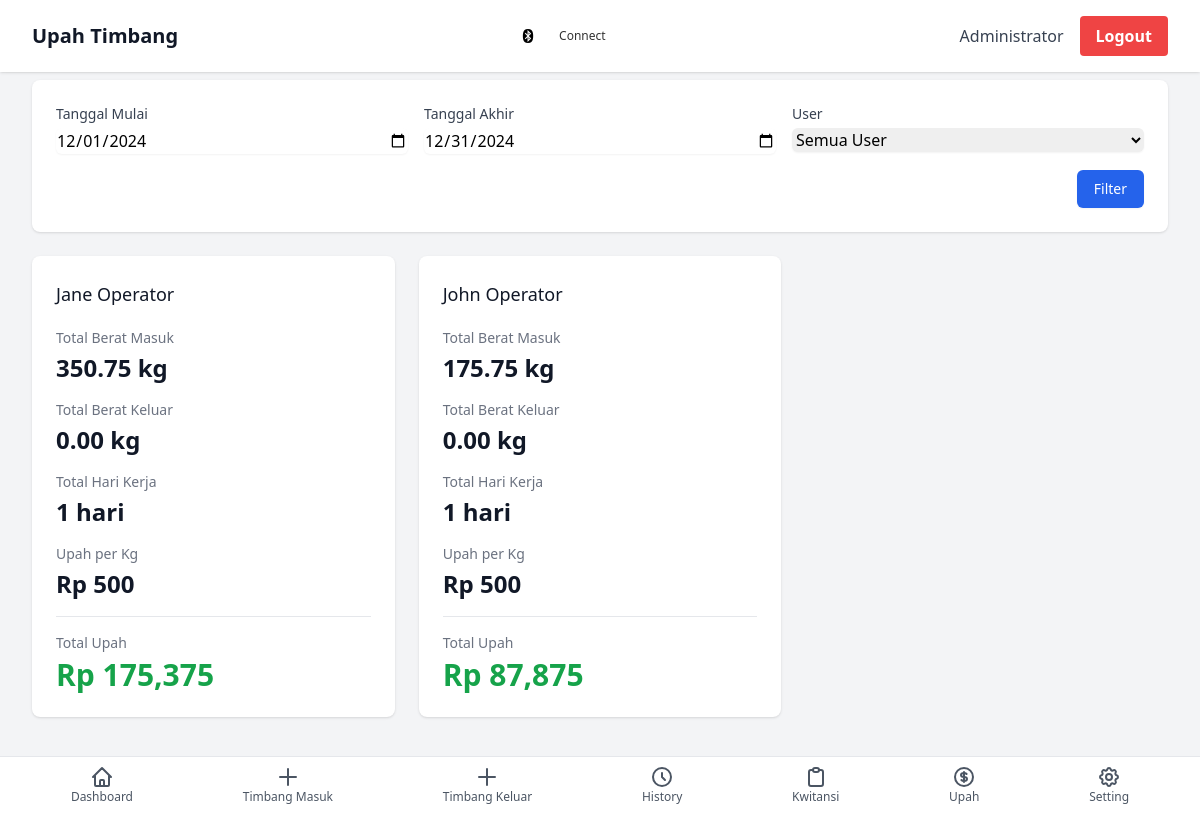
The page /?page=wages (signed in) on the database as committed earlier.
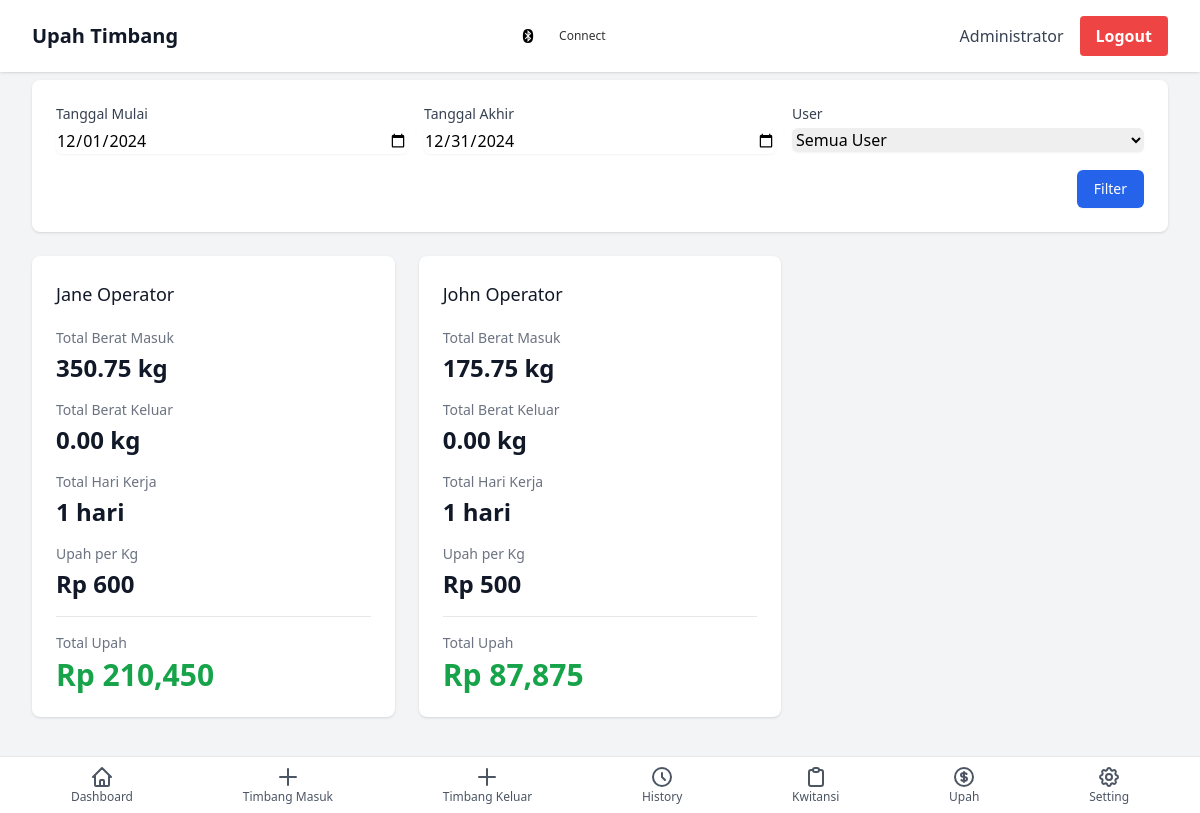
The same page on the database as committed later.
### tables this page shows
CREATE TABLE `users` (
  `id` int(11) NOT NULL,
  `username` varchar(50) NOT NULL,
  `password` varchar(255) NOT NULL,
  `name` varchar(100) NOT NULL,
  `role` enum('admin','user') DEFAULT 'user',
  `wage_per_kg` decimal(10,2) DEFAULT 0.00,
  `avatar` varchar(255) DEFAULT NULL,
  `created_at` timestamp NOT NULL DEFAULT current_timestamp(),
  `updated_at` timestamp NOT NULL DEFAULT current_timestamp() ON UPDATE current_timestamp()
);

### pages/wages.php (the view, shortened to what this page needs)
<?php
$start_date = $_GET['start_date'] ?? date('Y-m-01');
$end_date = $_GET['end_date'] ?? date('Y-m-t');
$user_id = $_GET['user_id'] ?? '';
$query = "
    SELECT
        u.id as user_id,
        u.name as user_name,
        u.wage_per_kg,
        (SELECT SUM(weight) FROM weighing_in WHERE user_id = u.id AND DATE(created_at) BETWEEN ? AND ?) as total_weight_in,
        (SELECT SUM(weight) FROM weighing_out WHERE user_id = u.id AND DATE(created_at) BETWEEN ? AND ?) as total_weight_out,
        (SELECT COUNT(DISTINCT DATE(created_at)) FROM weighing_in WHERE user_id = u.id AND DATE(created_at) BETWEEN ? AND ?) +
        (SELECT COUNT(DISTINCT DATE(created_at)) FROM weighing_out WHERE user_id = u.id AND DATE(created_at) BETWEEN ? AND ?) as total_days
    FROM users u
    WHERE u.role = 'user'
";
if ($user_id) {
    $query .= " AND u.id = ?";
    $params = [$start_date, $end_date, $start_date, $end_date, $start_date, $end_date, $start_date, $end_date, $user_id];
    $types = "ssssssssi";
} else {
    $params = [$start_date, $end_date, $start_date, $end_date, $start_date, $end_date, $start_date, $end_date];
    $types = "ssssssss";
}
$query .= " ORDER BY u.name";
$stmt = $conn->prepare($query);
$stmt->bind_param($types, ...$params);
$stmt->execute();
$result = $stmt->get_result();
?>
<div class="space-y-6">
    <div class="bg-white rounded-lg shadow p-6">
        <form method="GET" class="grid grid-cols-1 md:grid-cols-3 gap-4">
            <div>
                <label class="block text-sm font-medium text-gray-700">Tanggal Mulai</label>
                <input type="date" name="start_date" value="<?php echo $start_date; ?>"
                       class="mt-1 block w-full rounded-md border-gray-300 shadow-sm focus:border-blue-500 focus:ring-blue-500">
            </div>
            <div>
                <label class="block text-sm font-medium text-gray-700">Tanggal Akhir</label>
                <input type="date" name="end_date" value="<?php echo $end_date; ?>"
                       class="mt-1 block w-full rounded-md border-gray-300 shadow-sm focus:border-blue-500 focus:ring-blue-500">
            </div>
            <div>
                <label class="block text-sm font-medium text-gray-700">User</label>
                <select name="user_id" class="mt-1 block w-full rounded-md border-gray-300 shadow-sm focus:border-blue-500 focus:ring-blue-500">
                    <option value="">Semua User</option>
                </select>
            </div>
            <div class="md:col-span-3 flex justify-end">
                <button type="submit" class="inline-flex justify-center py-2 px-4 border border-transparent shadow-sm text-sm font-medium rounded-md text-white bg-blue-600 hover:bg-blue-700 focus:outline-none">
                    Filter
                </button>
            </div>
        </form>
    </div>
    <div class="grid grid-cols-1 md:grid-cols-2 lg:grid-cols-3 gap-6">
        <?php
        while ($row = $result->fetch_assoc()):
            $total_weight = ($row['total_weight_in'] ?? 0) + ($row['total_weight_out'] ?? 0);
            $wages = $total_weight * $row['wage_per_kg'];
        ?>
        <div class="bg-white rounded-lg shadow p-6">
            <h3 class="text-lg font-medium text-gray-900"><?php echo htmlspecialchars($row['user_name']); ?></h3>
            <dl class="mt-5 space-y-4">
                <div>
                    <dt class="text-sm font-medium text-gray-500">Total Berat Masuk</dt>
                    <dd class="mt-1 text-2xl font-semibold text-gray-900"><?php echo number_format($row['total_weight_in'] ?? 0, 2); ?> kg</dd>
                </div>
                <div>
                    <dt class="text-sm font-medium text-gray-500">Total Berat Keluar</dt>
                    <dd class="mt-1 text-2xl font-semibold text-gray-900"><?php echo number_format($row['total_weight_out'] ?? 0, 2); ?> kg</dd>
                </div>
                <div>
                    <dt class="text-sm font-medium text-gray-500">Total Hari Kerja</dt>
                    <dd class="mt-1 text-2xl font-semibold text-gray-900"><?php echo $row['total_days']; ?> hari</dd>
                </div>
                <div>
                    <dt class="text-sm font-medium text-gray-500">Upah per Kg</dt>
                    <dd class="mt-1 text-2xl font-semibold text-gray-900">Rp <?php echo number_format($row['wage_per_kg'], 0); ?></dd>
                </div>
                <div class="pt-4 border-t border-gray-200">
                    <dt class="text-sm font-medium text-gray-500">Total Upah</dt>
                    <dd class="mt-1 text-3xl font-semibold text-green-600">Rp <?php echo number_format($wages, 0); ?></dd>
                </div>
            </dl>
        </div>
        <?php endwhile; ?>
    </div>
</div>

Rows that differ between the two databases and show on the page:
changed users "Jane Operator": wage_per_kg "500" → "600"; wages "175,375" → "210,450"
